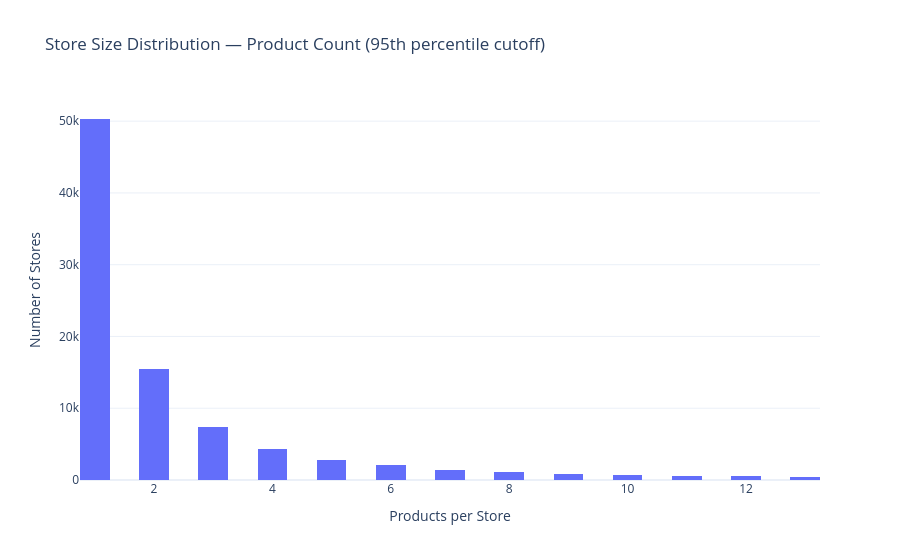

The notebook cell saved with this chart:
### Markdown cell above
### 3.1 — Product Count Distribution

### Code cell
# Quick stats
print(f'Total stores: {len(df):,}')
print(f'Single-product stores: {(df[PRODUCT_COUNT_COL] == 1).sum():,} ({(df[PRODUCT_COUNT_COL] == 1).mean():.1%})')
print(f'Median products/store: {df[PRODUCT_COUNT_COL].median():.0f}')
print(f'Max products/store: {df[PRODUCT_COUNT_COL].max():,}')
print(f'Top 1% threshold: {df[PRODUCT_COUNT_COL].quantile(0.99):.0f}')

fig = px.histogram(
    df[df[PRODUCT_COUNT_COL] <= df[PRODUCT_COUNT_COL].quantile(0.95)],
    x=PRODUCT_COUNT_COL,
    nbins=50,
    title='Store Size Distribution — Product Count (95th percentile cutoff)',
    labels={PRODUCT_COUNT_COL: 'Products per Store'},
    template=TEMPLATE
)
fig.update_layout(yaxis_title='Number of Stores')
save_chart(fig, '01_store_size_distribution')
fig.show()

### Figure 1 — Plotly figure (JSON) as saved in the notebook; plotly's stock layout.template omitted (floating-point values rounded to 4 significant figures; data arrays with more than 128 entries replaced by an {"elided": "..."} marker saying what was removed)
{"data": [{"bingroup": "x", "hovertemplate": "Products per Store=%{x}<br>count=%{y}<extra></extra>", "legendgroup": "", "marker": {"color": "#636efa", "pattern": {"shape": ""}}, "name": "", "nbinsx": 50, "orientation": "v", "showlegend": false, "type": "histogram", "x": {"elided": "88150 int values"}, "xaxis": "x", "yaxis": "y"}], "layout": {"barmode": "relative", "legend": {"tracegroupgap": 0}, "title": {"text": "Store Size Distribution — Product Count (95th percentile cutoff)"}, "xaxis": {"anchor": "y", "domain": [0, 1], "title": {"text": "Products per Store"}}, "yaxis": {"anchor": "x", "domain": [0, 1], "title": {"text": "Number of Stores"}}}}
